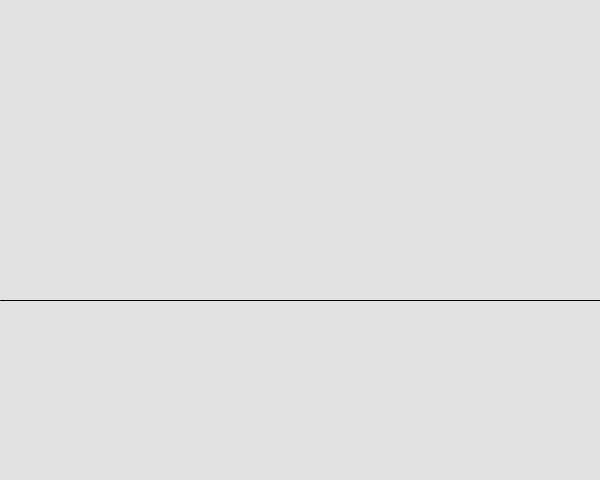
Frame 1 (no input)
Frame 60 (the mouse pressed at the canvas centre just before this capture): identical to frame 1, image omitted
Frame 120 (the mouse held since frame 60 and released just before this capture): identical to frame 1, image omitted

The Processing sketch that drew this single still picture (run headless with seeded random() and noise(); from frame 60 on, the mouse is pressed at the canvas centre):

// Processing sketch: sketch_7
// ── sketch_7.pde
void setup() {
  size(600, 480);
}
void draw() {
  background (225);
  line(0, 300, width, 300);
}
